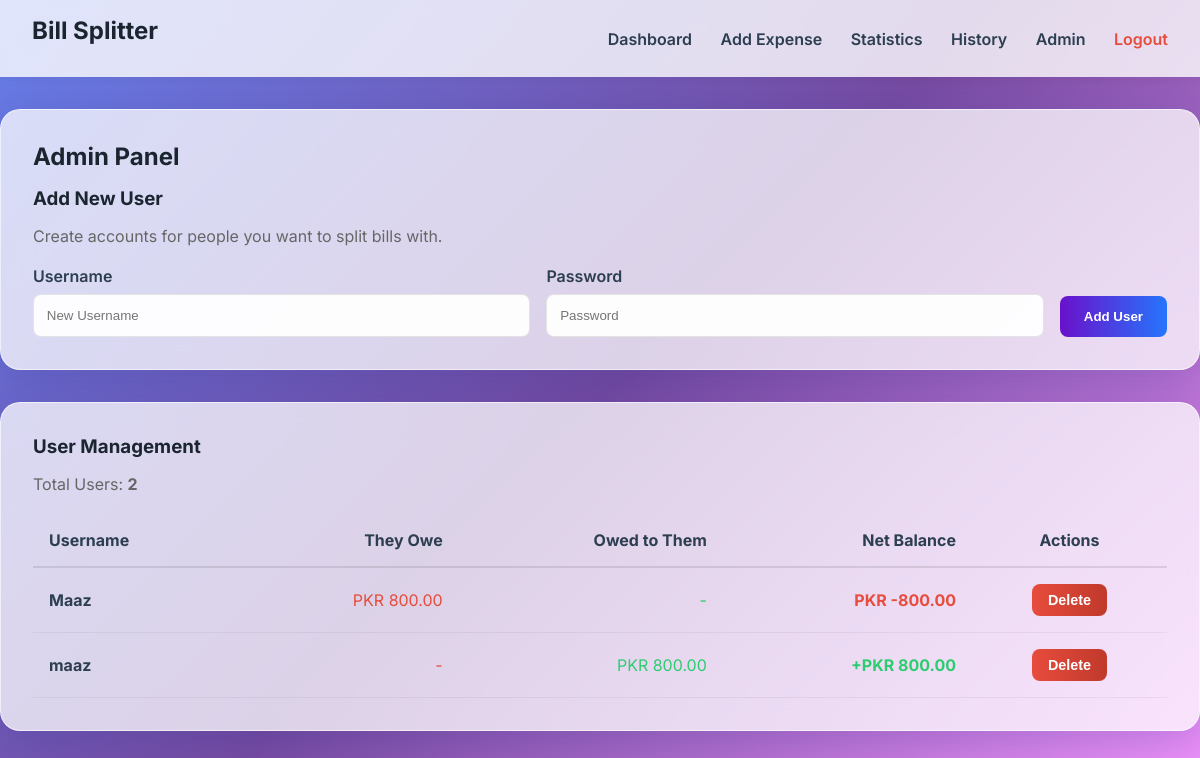
Before: /add_user (signed in) with the older database file.
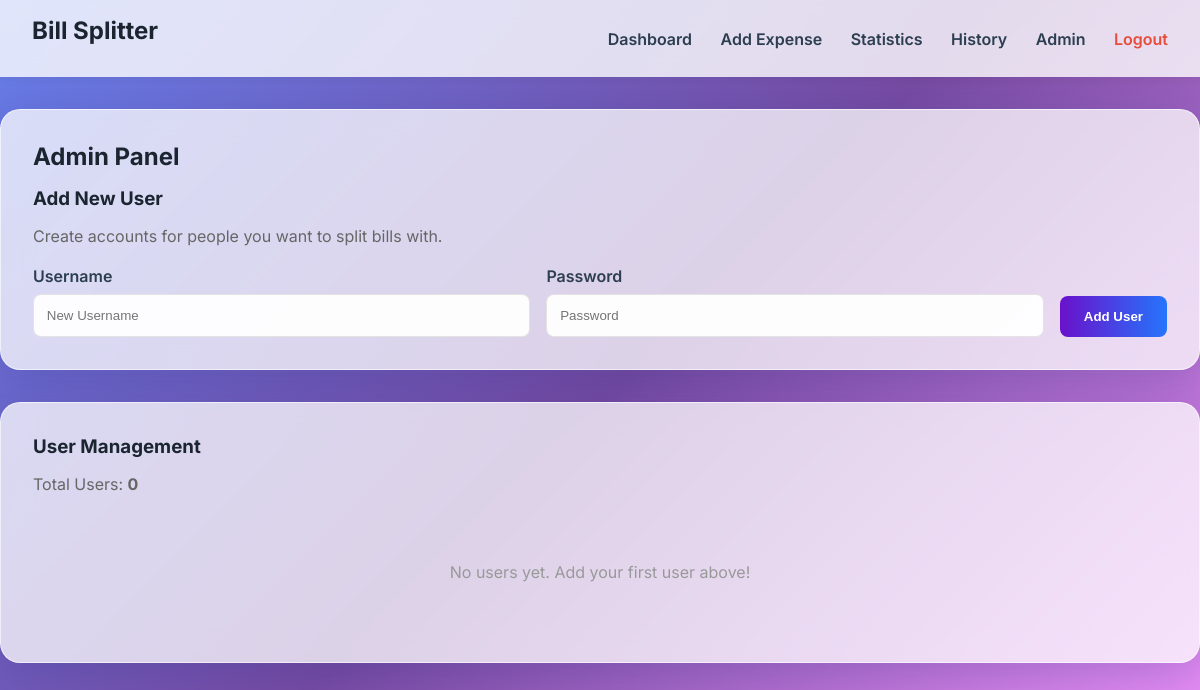
After: the same page with the newer database file.
### models.py (models this page shows)
class User(UserMixin, db.Model):
    id = db.Column(db.Integer, primary_key=True)
    username = db.Column(db.String(150), unique=True, nullable=False)
    password = db.Column(db.String(150), nullable=False)
    is_admin = db.Column(db.Boolean, default=False)
    expenses_paid = db.relationship('Expense', backref='payer', lazy=True)
    settlements = db.relationship('Settlement', backref='debtor', lazy=True)

### app.py (the view, shortened to what this page needs)
@app.route('/add_user', methods=['GET', 'POST'])
@login_required
def add_user():
    if not current_user.is_admin:
        flash('Unauthorized')
        return redirect(url_for('dashboard'))
    all_users = User.query.filter_by(is_admin=False).all()
    user_stats = []
    for user in all_users:
        debts = Settlement.query.filter_by(user_id=user.id, is_paid=False).all()
        total_owed_by_user = sum(debt.amount_due for debt in debts)
        expenses_paid = Expense.query.filter_by(payer_id=user.id).all()
        total_owed_to_user = 0
        for exp in expenses_paid:
            for settlement in exp.settlements:
                if not settlement.is_paid and settlement.user_id != user.id:
                    total_owed_to_user += settlement.amount_due
        user_stats.append({
            'user': user,
            'owes': total_owed_by_user,
            'owed': total_owed_to_user,
            'balance': total_owed_to_user - total_owed_by_user
        })
    return render_template('admin.html', user_stats=user_stats)

### app.py (called while the page is built)
@login_manager.user_loader
def load_user(user_id):
    return User.query.get(int(user_id))

### templates/admin.html (shortened to what the changed rows need)
{% extends "base.html" %}
{% block content %}
<div style="max-width: 1200px; margin: 0 auto;">
    <div class="glass-container" style="margin: 2rem auto;">
        <h2>Admin Panel</h2>
    </div>
    <div class="glass-container" style="margin: 2rem auto;">
        <p style="margin-bottom: 20px; color: #666;">Total Users: <strong>{{ user_stats|length }}</strong></p>
        {% if user_stats %}
        <div style="overflow-x: auto;">
            <table style="width: 100%; border-collapse: collapse;">
                <thead>
                    <tr style="border-bottom: 2px solid rgba(0,0,0,0.1);">
                        <th style="padding: 1rem; text-align: left;">Username</th>
                        <th style="padding: 1rem; text-align: right;">They Owe</th>
                        <th style="padding: 1rem; text-align: right;">Owed to Them</th>
                        <th style="padding: 1rem; text-align: right;">Net Balance</th>
                        <th style="padding: 1rem; text-align: center;">Actions</th>
                    </tr>
                </thead>
                <tbody>
                    {% for stat in user_stats %}
                    <tr style="border-bottom: 1px solid rgba(0,0,0,0.05);">
                        <td style="padding: 1rem;">
                            <strong>{{ stat.user.username }}</strong>
                        </td>
                        <td style="padding: 1rem; text-align: right; color: #e74c3c;">
                            {% if stat.owes > 0 %}
                            PKR {{ "%.2f"|format(stat.owes) }}
                            {% else %}
                            -
                            {% endif %}
                        </td>
                        <td style="padding: 1rem; text-align: right; color: #2ecc71;">
                            {% if stat.owed > 0 %}
                            PKR {{ "%.2f"|format(stat.owed) }}
                            {% else %}
                            -
                            {% endif %}
                        </td>
                        <td style="padding: 1rem; text-align: right; font-weight: bold;">
                            {% if stat.balance > 0 %}
                            <span style="color: #2ecc71;">+PKR {{ "%.2f"|format(stat.balance) }}</span>
                            {% elif stat.balance < 0 %} <span style="color: #e74c3c;">PKR {{ "%.2f"|format(stat.balance)
                                }}</span>
                                {% else %}
                                <span style="color: #999;">PKR 0.00</span>
                                {% endif %}
                        </td>
                        <td style="padding: 1rem; text-align: center;">
                            <form action="{{ url_for('delete_user', user_id=stat.user.id) }}" method="POST"
                                onsubmit="return confirm('Are you sure you want to delete {{ stat.user.username }}? This will remove all their expenses and settlements.');"
                                style="display: inline;">
                                <button type="submit" class="btn"
                                    style="background: linear-gradient(90deg, #e74c3c, #c0392b); padding: 0.5rem 1rem; font-size: 0.9rem;">
                                    Delete
                                </button>
                            </form>
                        </td>
                    </tr>
                    {% endfor %}
                </tbody>
            </table>
        </div>
        {% else %}
        <div style="text-align: center; padding: 2rem; color: #999;">
            <p>No users yet. Add your first user above!</p>
        </div>
        {% endif %}
    </div>
</div>
{% endblock %}

Changed rows visible on the page:
removed User: user.username "Maaz"
removed User: user.username "maaz"
Other visible differences:
{{ user_stats|length }}: "2" → "0"
text no longer shown: "Username They Owe Owed to Them Net Balance Actions"
text now shown: "No users yet. Add your first user above!"
list line gone: "PKR 800.00 - PKR -800.00 Delete"
list line gone: "- PKR 800.00 +PKR 800.00 Delete"
